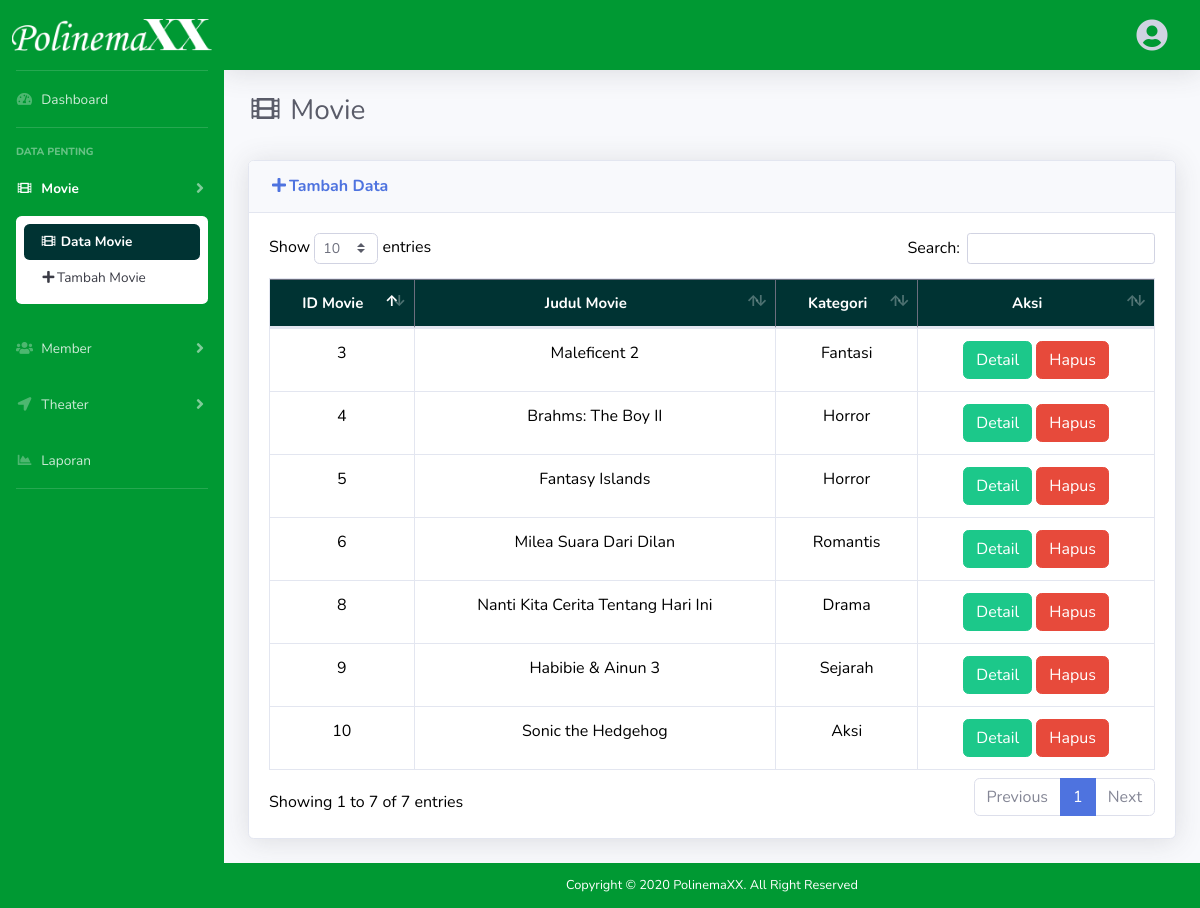
The page /index.php/admin/film on the database its author committed.
### tables this page shows
CREATE TABLE `film` (
  `id_film` int(5) NOT NULL,
  `gambar` varchar(100) NOT NULL,
  `dimensi` enum('2D','3D','','') DEFAULT NULL,
  `usia` varchar(30) DEFAULT NULL,
  `trailer` varchar(100) NOT NULL,
  `nama` varchar(50) NOT NULL,
  `kategori` varchar(30) NOT NULL,
  `durasi` time NOT NULL,
  `produser` varchar(300) NOT NULL,
  `direktor` varchar(300) NOT NULL,
  `penulis` varchar(500) NOT NULL,
  `cast` varchar(1000) NOT NULL,
  `deskripsi` varchar(10000) NOT NULL
);

### application/controllers/admin.php (called while the page is built, shortened)
<?php
class admin extends CI_Controller {
	public function __construct()
	{
		$this->load->model('polinemaxx_model');
	}
	public function film()
	{
		$data = array(
            'title' => 'Polinemaxx | Data Film',
            'film' => $this->polinemaxx_model->datatabelsFilm()
        );
		$this->load->view('polinemaxx/admin/film', $data);
	}
}
?>

### index.php (called while the page is built, shortened)
<?php
require_once BASEPATH.'core/CodeIgniter.php';

### application/models/polinemaxx_model.php (called while the page is built, shortened)
<?php
class polinemaxx_model extends CI_Model {
    public function datatabelsFilm()
    {
        $query = $this->db->order_by('id_film','DESC')->get('film');
        return $query->result_array();
    }
}
?>

### application/views/polinemaxx/admin/film.php (the view, shortened to what this page needs)
<!DOCTYPE html>
<html lang="en">
<head>
  <link href="<?php echo base_url('assets/admin/vendor/fontawesome-free/css/all.min.css');?>" rel="stylesheet" type="text/css">
  <link href="<?php echo base_url('assets/admin/css/sb-admin-2.css');?>" rel="stylesheet">
  <link href="<?php echo base_url('assets/admin/vendor/datatables/dataTables.bootstrap4.min.css');?>" rel="stylesheet">
</head>
<body id="page-top">
  <div id="wrapper">
    <ul class="navbar-nav bg-gradient-primary sidebar sidebar-dark accordion" id="accordionSidebar">
      <a class="sidebar-brand d-flex align-items-center justify-content-center" href="<?php echo base_url(); ?>admin/dashboard">
        <div class="sidebar-brand-icon">
          <img src="<?php echo base_url('img/PolinemaXX_logoAdmin.png');?>" width="200">
        </div>
      </a>
      <hr class="sidebar-divider my-0">
      <li class="nav-item">
        <a class="nav-link" href="<?php echo base_url(); ?>admin/dashboard">
          <i class="fas fa-fw fa-tachometer-alt"></i>
          <span>Dashboard</span></a>
      </li>
      <hr class="sidebar-divider">
      <div class="sidebar-heading">
        Data Penting
      </div>
      <li class="nav-item open active">
        <a class="nav-link collapsed" href="#" data-toggle="collapse" data-target="#collapseTwo" aria-expanded="true" aria-controls="collapseTwo">
          <i class="fas fa-fw fa-film"></i>
          <span>Movie</span>
        </a>
        <div id="collapseTwo" class="collapse show" aria-labelledby="headingTwo" data-parent="#accordionSidebar">
          <div class="bg-white py-2 collapse-inner rounded">
            <a class="collapse-item active" href="<?php echo base_url(); ?>admin/film"><i class="fas fa-fw fa-film" aria-hidden="true"></i> Data Movie</a>
            <a class="collapse-item" href="<?php echo base_url(); ?>admin/tambahFilm"><i class="fas fa-fw fa-plus" aria-hidden="true"></i>Tambah Movie</a>
          </div>
        </div>
      </li>
      <li class="nav-item">
        <a class="nav-link collapsed" href="#" data-toggle="collapse" data-target="#collapseThree" aria-expanded="true" aria-controls="collapseThree">
          <i class="fas fa-fw fa-users"></i>
          <span>Member</span>
        </a>
      </li>
      <li class="nav-item">
        <a class="nav-link collapsed" href="#" data-toggle="collapse" data-target="#collapseFour" aria-expanded="true" aria-controls="collapseFour">
          <i class="fas fa-fw fa-location-arrow "></i>
          <span>Theater</span>
        </a>
      </li>
      <li class="nav-item">
        <a class="nav-link" href="<?php echo base_url(); ?>admin/laporan">
          <i class="fas fa-fw fa-chart-area "></i>
          <span>Laporan</span></a>
      </li>
      <hr class="sidebar-divider d-none d-md-block">
    </ul>
    <div id="content-wrapper" class="d-flex flex-column">
      <div id="content">
        <nav class="navbar navbar-expand navbar-light bg-green topbar mb-4 static-top shadow">
          <ul class="navbar-nav ml-auto">
            <li class="nav-item dropdown no-arrow">
              <a class="nav-link dropdown-toggle" href="#" id="userDropdown" role="button" data-toggle="dropdown" aria-haspopup="true" aria-expanded="false">
                <i class="fas fa-fw fa-user-circle fa-2x"></i>
              </a>
            </li>
          </ul>
        </nav>
        <div class="container-fluid">
          <h1 class="h3 mb-2 text-gray-800"><i class="fas fa-fw fa-film"></i> Movie</h1><br>
          <div class="card shadow mb-4">
            <div class="card-header py-3">
              <h6 class="m-0 font-weight-bold text-primary">
              <a href="<?php echo base_url(); ?>admin/tambahFilm"><i class="fas fa-fw fa-plus"></i>Tambah Data</a></h6>
            </div>
        <div class="card-body">
              <div class="table-responsive">
                <table class="table table-bordered table-hover" id="dataTable" width="100%" cellspacing="0" style="color: black">
                  <thead class="table-dark bg-green-dark text-white" align="center" style="font-size: 15px">
                    <tr>
                      <th>ID Movie</th>
                      <th>Judul Movie</th>
                      <th>Kategori</th>
                      <th>Aksi</th>
                    </tr>
                  </thead>
                  <tbody align="center">
                  <?php
                    foreach($film as $f){?>
                    <tr>
                      <td><?= $f['id_film']; ?></td>
                      <td><?= $f['nama']; ?></td>
                      <td><?= $f['kategori']; ?></td>
                      <td><a class="btn btn-success" href="<?php echo base_url(); ?>admin/detailFilm/<?= $f['id_film'];?>">Detail</a>
                          <a class="btn btn-danger" href="<?php echo base_url(); ?>admin/hapusFilm/<?= $f['id_film'];?>"> Hapus</a></td>
                    </tr>
                    <?php } ?>
                  </tbody>
                </table>
              </div>
            </div>
        </div>
      </div>
      <footer class="sticky-footer bg-green" style="color: white">
        <div class="container my-auto">
          <div class="copyright text-center my-auto">
            <span>Copyright &copy; 2020 <a href="#" style="color: white" >PolinemaXX</a>. All Right Reserved</span>
          </div>
        </div>
      </footer>
    </div>
  </div>
</body>
</html>

### rows shown on the page
film: id_film "10", nama "Sonic the Hedgehog", kategori "Aksi"
film: id_film "9", nama "Habibie & Ainun 3", kategori "Sejarah"
film: id_film "8", nama "Nanti Kita Cerita Tentang Hari Ini", kategori "Drama"
film: id_film "6", nama "Milea Suara Dari Dilan", kategori "Romantis"
film: id_film "5", nama "Fantasy Islands", kategori "Horror"
film: id_film "4", nama "Brahms: The Boy II", kategori "Horror"
film: id_film "3", nama "Maleficent 2", kategori "Fantasi"
